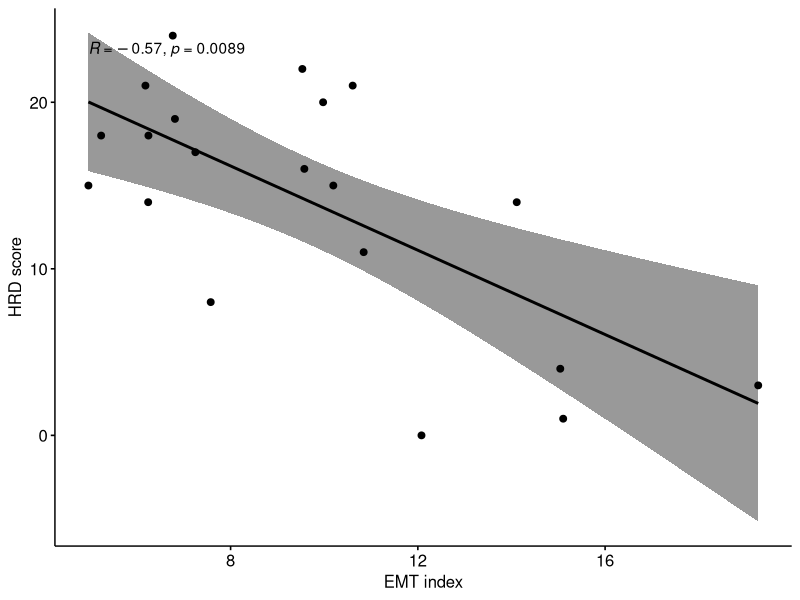

Reproduce this figure in R.
library(ggpubr)
library(dplyr)
library(rstatix)

dat <- read.csv("EMT_HRD.csv", header=TRUE, row.names=1)

# Draw Scatterplot
pdf("EMT-index_HRD_scatterplot.pdf")
ggscatter(dat, x="EMT.index", y="HRD", add="reg.line", conf.int=TRUE, cor.coef=TRUE, cor.method="spearman", xlab="EMT index", ylab="HRD score")
dev.off()

